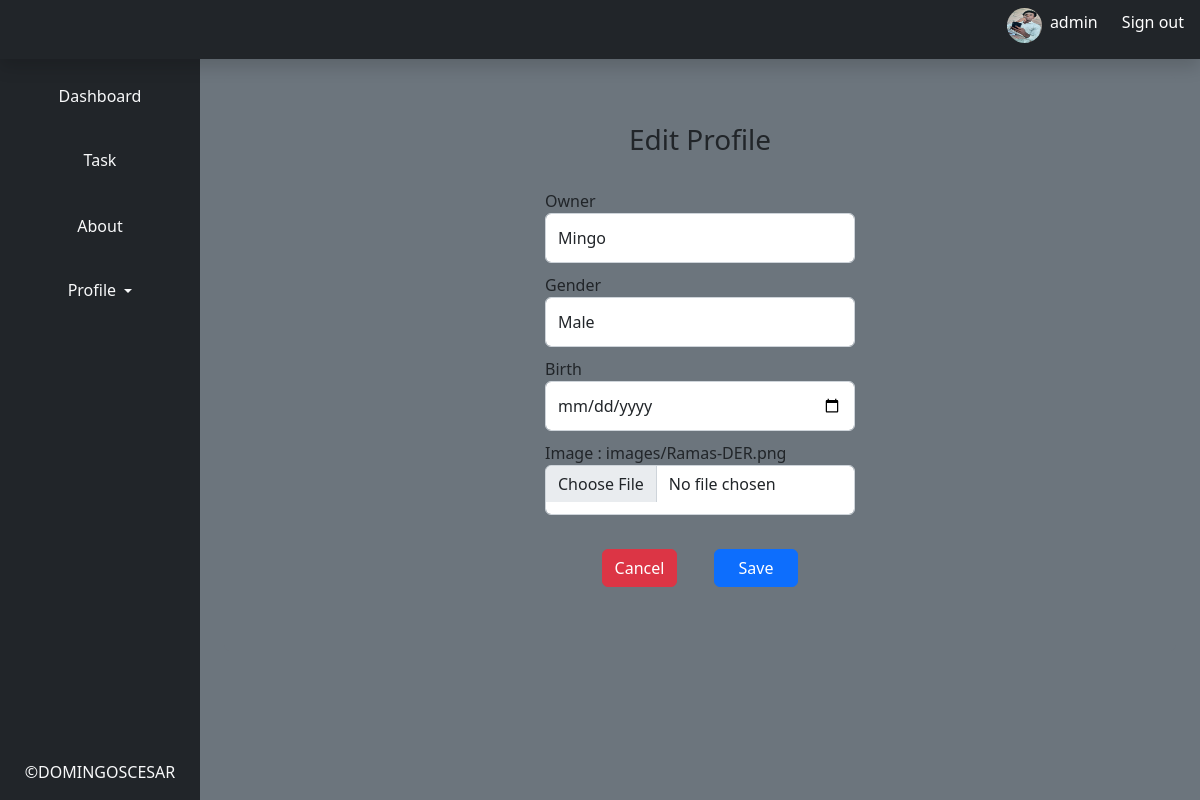
/profile/edit/3/ (signed in), run on the app's committed database.
### Todo/models.py (models this page shows, shortened)
class Profile(models.Model):
    user = models.OneToOneField(User, on_delete=models.CASCADE)
    Gender_CHOICES = [ ('M', 'Masculine'), ('F', 'Female'), ('O', 'Other')]
    gender = models.CharField(max_length=1, choices=Gender_CHOICES, null=False)
    birth = models.DateField(null=False)
    img = models.ImageField(null=True, blank=True, upload_to='images/')
    class Meta:
        verbose_name_plural = 'Profiles'

### Todo/views.py (the view, shortened to what this page needs)
# urls.py: path('profile/edit/<str:pk>/', views.EditProfile, name='editprofile'),
@login_required(login_url='signin')
def EditProfile(request, pk):
    page = "edit"
    prof = Profile.objects.get(pk = pk)
    return render(request, 'todo/profile.html', {'profile' : prof, 'page' : page})

### Todo/templates/Todo/profile.html (shortened to what this page needs)
{% extends 'base/base.html' %}
{% block content %}
    <section class="row">
       {% if page == 'create'%}
        <div class="col-md-12">
            <form action="{% url 'profile' %}" method="post" enctype="multipart/form-data" class="card bg-secondary border-0 mt-3 form">
                {% csrf_token %}
                <h3 class="card-title text-center text-dark mt-5 mb-3">Profile</h3>
                <div class="card-body d-flex justify-content-center align-items-center flex-column">
                    <div>
                            <label for="user" class="card-text text-dark">Owner</label>
                            <select name="user" id="user" class="form-control">
                                <option value="{{ request.user.id }}">{{request.user.username}}</option>
                            </select>
                    </div>
                    <div>
                        <label for="gender" class="card-subtitle text-dark">Gender</label>
                        <select name="gender" id="gender" class="form-control">
                            <option value="M">Masculino</option>
                            <option value="F">Feminio</option>
                        </select>
                    </div>
                    <div>
                        <label for="birth" class="card-subtitle text-dark">Birth</label>
                        <input type="date" name="birth" id="birth" class="form-control">
                    </div>
                    <div>
                        <label for="img" class="card-subtitle text-dark">Image</label>
                        <input type="file" name="img" id="img" class="form-control">
                    </div>
                    <div class="mb-5 mt-4">
                        <a href="{% url 'index' %}" class="btn btn-danger mx-3">Cancel</a>
                        <input type="submit" value="Save" class="btn btn-primary px-4 mx-3">
                    </div>
                </div>
            </form>
        </div>
        {% elif page == 'edit'%}
        <div class="col-md-12">
            <form action="{% url 'editprofile' profile.id %}" method="post" enctype="multipart/form-data" class="card bg-secondary border-0 mt-3 form">
                <h3 class="card-title text-center text-dark mt-5 mb-3">Edit Profile</h3>
                <div class="card-body d-flex justify-content-center align-items-center flex-column">
                    <div>
                            <label for="user" class="card-text text-dark">Owner</label>
                            <select name="user" id="user" class="form-control">
                                <option value="{{ profile.id }}">{{profile.user.username}}</option>
                            </select>
                    </div>
                    <div>
                        <label for="gender" class="card-subtitle text-dark">Gender</label>
                        <select name="gender" id="gender" class="form-control">
                            {% if profile.gender == 'M' %}
                                <option value="{{ profile.gender }}">Male</option>
                            {% else %}
                                <option value="{{ profile.gender }}">Female</option>
                            {% endif %}
                        </select>
                    </div>
                    <div>
                        <label for="birth" class="card-subtitle text-dark">Birth</label>
                        <input type="date" name="birth" id="birth" class="form-control" value="{{ profile.birth }}">
                    </div>
                    <div>
                        <label for="img" class="card-subtitle text-dark">Image : {{ profile.img }} </label>
                        <input type="file" name="img" id="img" class="form-control">
                    </div>
                    <div class="mb-5 mt-4">
                        <a href="{% url 'index' %}" class="btn btn-danger mx-3">Cancel</a>
                        <input type="submit" value="Save" class="btn btn-primary px-4 mx-3">
                    </div>
                </div>
            </form>
        </div>
       {% endif %}
    </section>
{% endblock content %}

### Todo/templates/base/base.html (shortened to what this page needs)
{% load static %}
<!DOCTYPE html>
<html lang="en">
<head>
    <link rel="stylesheet" href="{% static 'bootstrap5/css/bootstrap.min.css' %}">
    <link rel="stylesheet" href="{% static '/css/base.css' %}">
    <link rel="stylesheet" href="{% static '/css/other.css' %}">
</head>
<body class="bg-secondary">
    <header class="navbar navbar-dark sticky-top bg-dark flex-md-nowrap p-0 shadow mb-0">
        <a class="navbar-brand col-md-3 col-lg-2 me-0 px-3 fs-6" href="#"></a>
        <div class="navbar-nav">
          <div class="nav-item text-nowrap mb-3 pt-1">
            {% if request.user.is_authenticated %}
        {% if request.user.profile.img %}
            <img src="{% static '{{request.user.profile.img.url}}' %}" alt="profile img" srcset="{{ request.user.profile.img.url }}" width="35" height="35" class="rounded-circle mt-1">
        {% else %}
            <span>You have no image</span>
        {% endif %}
        <a class="px-1 link" href="#">{{request.user}}</a>
        <a href="{% url 'logout' %}" class="px-3 link">Sign out</a>
    {% else %}
        <a href="{% url 'signin' %}" class="px-3 link">Login</a>
    {% endif %}
          </div>
        </div>
    </header>
    <div class="container-fluid mt-0">
        <div class="row">
            <nav id="sidebarMenu" class="col-md-3 col-lg-2 d-md-block bg-dark sidebar collapse pb-3">
                <div class="position-sticky pt-3 sidebar-sticky">
                  <ul class="nav flex-column">
                    <li class="nav-item">
                      <a class="nav-link active text-center mb-4 text-light" aria-current="page" href="{% url 'index' %}">
                        Dashboard
                      </a>
                    </li>
                    <li class="nav-item text-center">
                      <a class="nav-link text-center mb-4 text-light" href="{% url 'task' %}">
                        <span data-feather="file" class="align-text-bottom">Task</span>
                      </a>
                    </li>
                    <li class="nav-item">
                      <a class="nav-link text-center mb-4 text-light" href="{% url 'about' %}">
                        About
                      </a>
                    </li>
                    <li class="nav-item dropdown">
                      <a class="nav-link text-center text-light dropdown-toggle"  role="button" data-bs-toggle="dropdown" aria-expanded="false">
                        <span data-feather="users" class="align-text-bottom">Profile</span>
                      </a>
                    </li>
                  </ul>
                    <h6 class="sidebar-heading d-flex justify-content-center align-items-center px-3 mt-4 mb-1 text-muted text-uppercase">
                     <span class="text-light">&copy;DomingosCesar</span>
                    </h6>
                </div>
            </nav>
            <main class="col-md-9 ms-sm-auto col-lg-10 px-md-4 text-light">
                {% block content %}
                {% endblock %}
            </main>
        </div>
    </div>
</body>
</html>

### Todo/static/css/base.css (style rules this page uses)
.nav { height: 83vh; }
.navbar-nav .nav-item .link { text-decoration: none; color: #fff; }

### Todo/static/css/other.css (style rules this page uses)
.link { text-decoration: none; color: #fff; }
.form-control { width: 310px; height: 50px; margin-bottom: 10px; }

### data on the page
Profile: user "Mingo", gender "Male", img "images/Ramas-DER.png"

### other printed values
{{ request.user }} "admin"
